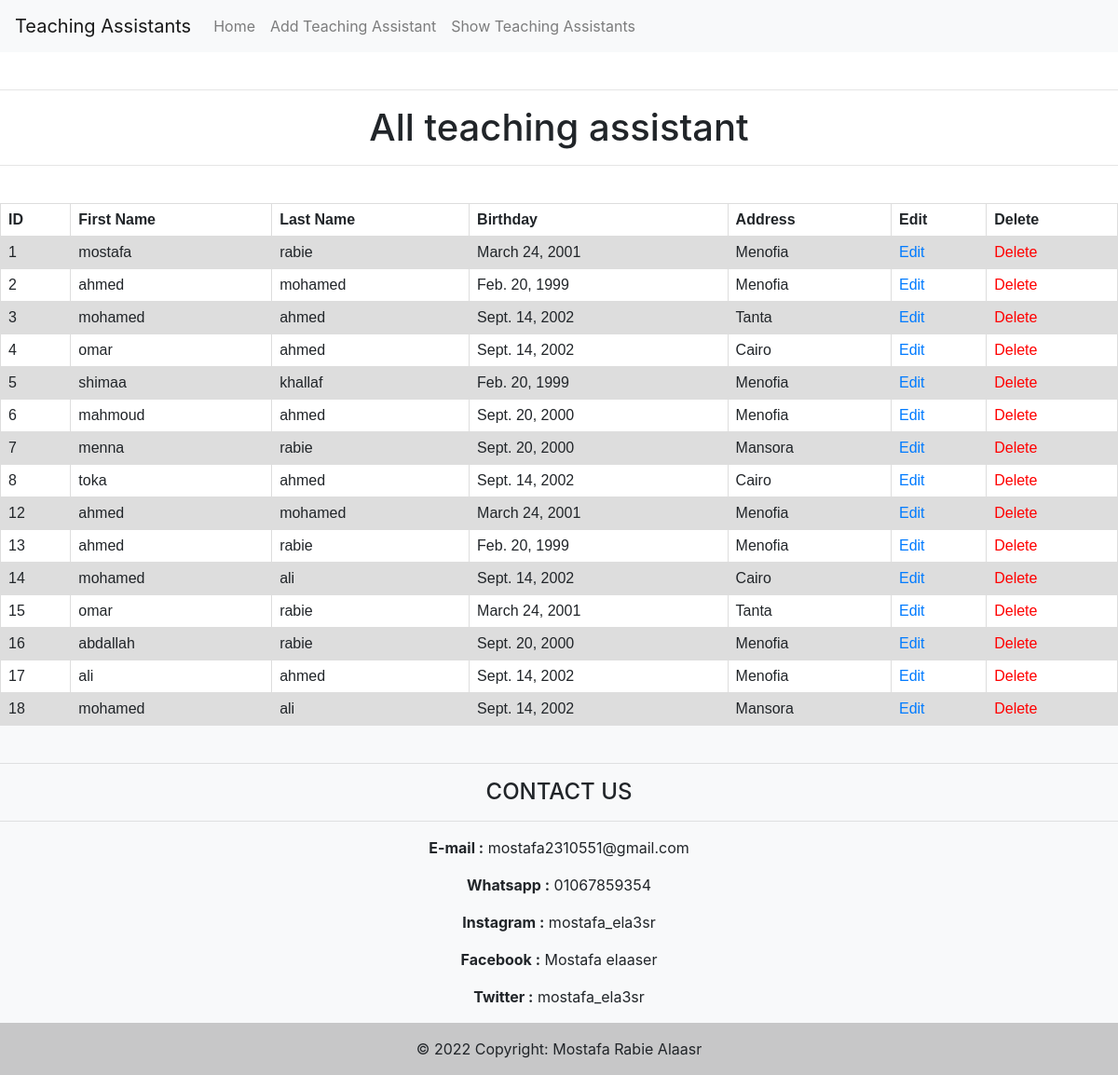
The app's page /pages/showteachingassistant with its own data.
### pages/models.py (models this page shows, shortened)
class TeachingAssistant(models.Model):
    f_name = models.CharField(max_length=20 , null = True , verbose_name="First Name" )
    l_name = models.CharField(max_length=20 , null = True , verbose_name="Last Name" )
    address = models.CharField(max_length=50 , null = True , default="Menofia" , verbose_name="Address")
    birthDate = models.DateField(null = True , verbose_name="Birthday")
    image = models.ImageField(upload_to='photos/%y/%m/%d' , default= 'photos/22/09/20/img2.jpg')

### pages/views.py (the view)
# urls.py: path('showteachingassistant',views.showTeachingAssistant , name = 'showteachingassistant'),
def showTeachingAssistant(request):
    return render(request , "pages/showteachingassistant.html" , {"showteachingassistant" :TeachingAssistant.objects.all().order_by("id") } )

### templates/pages/showteachingassistant.html
{% extends "base_t.html" %}
{% block content %}
<br><hr/>
<h1>All teaching assistant </h1>
<hr/><br>
<table>
    <tr>
        <th>ID</th>
        <th>First Name</th>
        <th>Last Name</th>
        <th>Birthday</th>
        <th>Address</th>
        <th>Edit</th>
        <th>Delete</th>
    </tr>
{% for s in showteachingassistant %}
    <tr>
        <td>{{ s.id }}</td>
        <td>{{ s.f_name }}</td>
        <td>{{ s.l_name }}</td>
        <td>{{ s.birthDate }}</td>
        <td>{{ s.address }}</td>
        <td><a href="updateteachingassistant/{{s.id}}"> Edit </a></td>
        <td><a href="DeleteTeachingAssistant/{{s.id}}" style="color:red;" onclick ="return confirm('Are you sure you want to delete this teaching assistant ? ') " > Delete </a></td>
    </tr>
{% endfor %}
</table>
{% endblock  %}

### app/static/css/style.css (style rules this page uses)
h1 { text-align: center; }

### templates/base_t.html (style rules this page uses)
table { font-family: arial, sans-serif; border-collapse: collapse; width: 100%; }
td, th { border: 1px solid #dddddd; text-align: left; padding: 8px; }
tr:nth-child(even) { background-color: #dddddd; }

### records on screen
TeachingAssistant: id "1", f_name "mostafa", l_name "rabie", birthDate "March 24, 2001", address "Menofia"
TeachingAssistant: id "2", f_name "ahmed", l_name "mohamed", birthDate "Feb. 20, 1999", address "Menofia"
TeachingAssistant: id "3", f_name "mohamed", l_name "ahmed", birthDate "Sept. 14, 2002", address "Tanta"
TeachingAssistant: id "4", f_name "omar", l_name "ahmed", birthDate "Sept. 14, 2002", address "Cairo"
TeachingAssistant: id "5", f_name "shimaa", l_name "khallaf", birthDate "Feb. 20, 1999", address "Menofia"
TeachingAssistant: id "6", f_name "mahmoud", l_name "ahmed", birthDate "Sept. 20, 2000", address "Menofia"
TeachingAssistant: id "7", f_name "menna", l_name "rabie", birthDate "Sept. 20, 2000", address "Mansora"
TeachingAssistant: id "8", f_name "toka", l_name "ahmed", birthDate "Sept. 14, 2002", address "Cairo"
TeachingAssistant: id "12", f_name "ahmed", l_name "mohamed", birthDate "March 24, 2001", address "Menofia"
TeachingAssistant: id "13", f_name "ahmed", l_name "rabie", birthDate "Feb. 20, 1999", address "Menofia"
TeachingAssistant: id "14", f_name "mohamed", l_name "ali", birthDate "Sept. 14, 2002", address "Cairo"
TeachingAssistant: id "15", f_name "omar", l_name "rabie", birthDate "March 24, 2001", address "Tanta"
TeachingAssistant: id "16", f_name "abdallah", l_name "rabie", birthDate "Sept. 20, 2000", address "Menofia"
TeachingAssistant: id "17", f_name "ali", l_name "ahmed", birthDate "Sept. 14, 2002", address "Menofia"
TeachingAssistant: id "18", f_name "mohamed", l_name "ali", birthDate "Sept. 14, 2002", address "Mansora"
